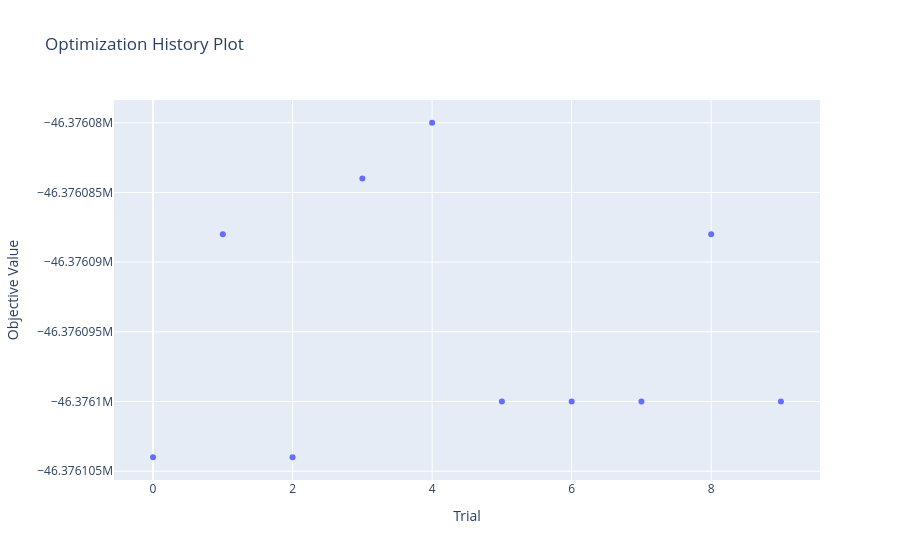

Notebook cell for this chart:
### Code cell
optuna.visualization.plot_optimization_history(study, target=lambda t: t.values[1])

### Figure 1 — Plotly figure (JSON) as saved in the notebook; plotly's stock layout.template omitted (floating-point values rounded to 4 significant figures)
{"data": [{"mode": "markers", "name": "Objective Value", "type": "scatter", "x": [0, 1, 2, 3, 4, 5, 6, 7, 8, 9], "y": [-46376104, -46376088, -46376104, -46376084, -46376080, -46376100, -46376100, -46376100, -46376088, -46376100]}, {"marker": {"color": "#cccccc"}, "mode": "markers", "name": "Infeasible Trial", "showlegend": false, "type": "scatter", "x": [], "y": []}], "layout": {"title": {"text": "Optimization History Plot"}, "xaxis": {"title": {"text": "Trial"}}, "yaxis": {"title": {"text": "Objective Value"}}}}
